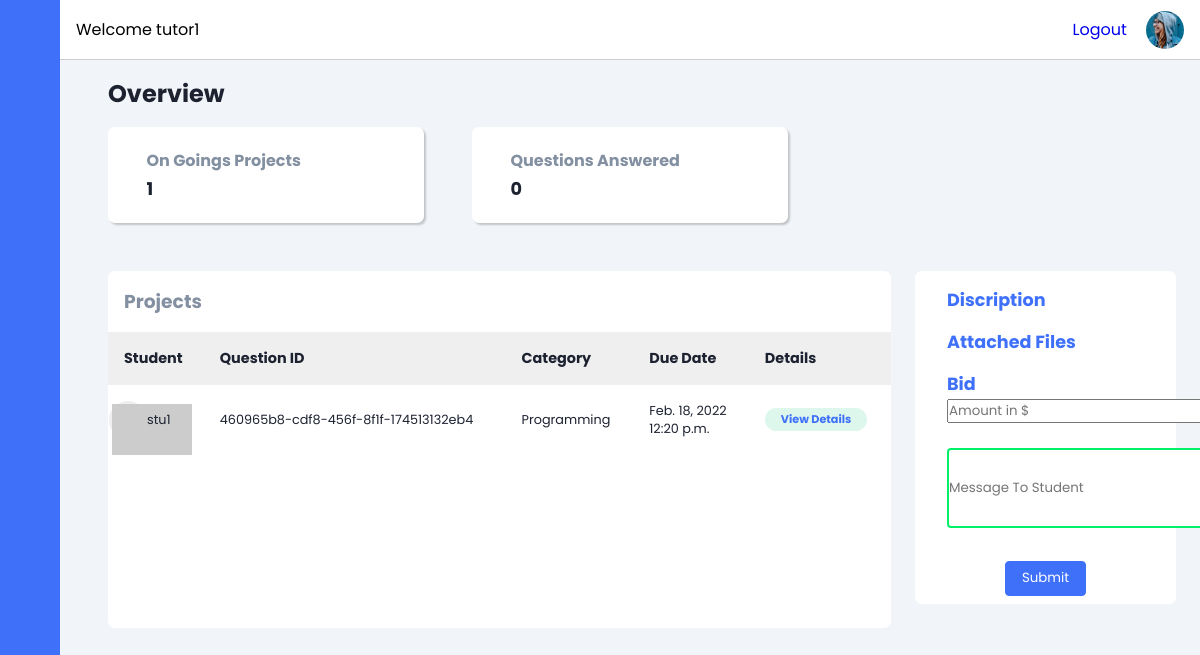
The app's page /tutor/Projects (signed in), older data.
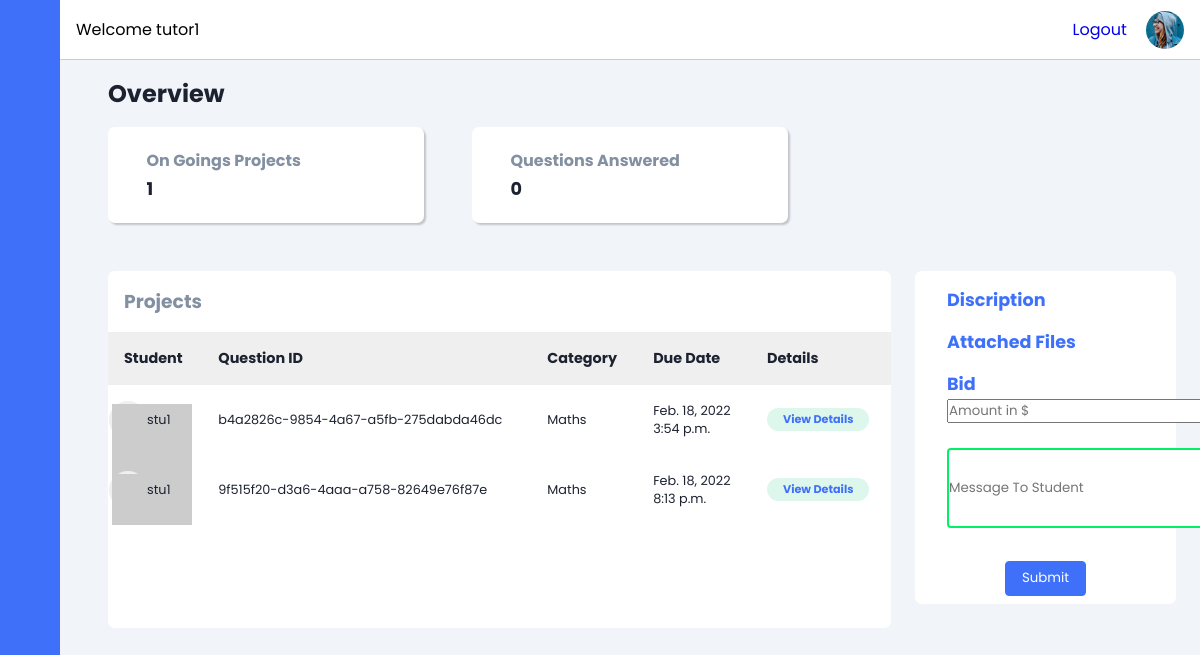
The same page, newer data.
### student/models.py (models this page shows)
class Question(models.Model):
    id = models.AutoField(primary_key=True)
    student = models.ForeignKey(Student, on_delete=models.CASCADE, null=True, blank=True)
    randomly_generated_id = models.UUIDField(unique=True, default=uuid.uuid4, editable=False)
    category = models.CharField(max_length=30, choices=categotry ,default='others')
    urgency= models.CharField(max_length=250, null=True)
    description=models.CharField(max_length=250, null=True)
    upload = models.FileField(upload_to ='static/media/', null=True)
    date = models.DateField(null=True)
    time = models.TimeField(null=True)
    def __str__(self):
        return str(self.category)

class Student(models.Model):
    username = models.OneToOneField(User, on_delete=models.CASCADE, null=True, blank=True)
    fullname = models.CharField(max_length=250, null=True)
    gender = models.CharField(max_length=20, blank=True, null=True)
    photo = models.FileField(null=True, blank=True)
    avtar=models.CharField(max_length=260,blank=True)
    is_tutor= models.BooleanField(default=False)
    def __str__(self):
        return str(self.username) + str(' | ') + str(self.fullname)

### Learning/views.py (the view)
# urls.py: path('tutor/Projects', views.projects,name="projects"),
def projects(request):
    question = Question.objects.all()
    user=Tutor.objects.get(username=request.user)
    bid_question=Bid.objects.filter(tutor=user)
    bid = Bid.objects.all()
    list=[]
    count=0
    count1=0
    for b in bid:
        bd = b.tutor
        if bd.username == request.user and b.status=='Progress':
            count += 1
        if bd.username == request.user and b.status=='Completed':
            count1 += 1
    for q in question:
        flag=0
        for b in bid_question:
            if b.project==q:
                flag=1
                break
        if flag==0:
            list.append(q)
    print(list)
    print("<<<<----This is projects part---->>>>")
    print(question)
    for q in question:
        print(q.student)
    context = {
        'question' : list,
        'user' : request.user,
        'count':count,
        'count1':count1,
    }
    return render(request, "tutor/projects.html", context)

### templates/tutor/projects.html (shortened to what this page needs)
<!DOCTYPE html>
{% load static %}
<html lang="en">
<head>
    <link rel="stylesheet" href="https://cdn.jsdelivr.net/gh/lykmapipo/themify-icons@0.1.2/css/themify-icons.css">
    <link rel="stylesheet" href="{% static 'css/project.css' %}">
</head>
<body>
    <div class="sidebar">
        <div class="sidebar-header">
        </div>
        <div class="sidebar-menu">
            <ul>
            </ul>
        </div>
    </div>
    <div class="main-content">
        <header>
            <div class="search-wrapper">
                <span>Welcome {{user}}</span>
            </div>
            <div class="social-icons">
                <span ><a href="{% url 'logout' %}">Logout</a></span>
                <div></div>
            </div>
        </header>
        <main>
            <h2 class="dash-title">Overview</h2>
            <div class="dash-cards">
                <div class="card-single">
                    <div class="card-body">
                        <div>
                            <h5>On Goings Projects</h5>
                            <h4>{{count}}</h4>
                        </div>
                    </div>
                </div>
                <div class="card-single">
                    <div class="card-body">
                        <div>
                            <h5>Questions Answered</h5>
                            <h4>{{count1}}</h4>
                        </div>
                    </div>
                </div>
            </div>
            <section class="recent">
                <div class="activity-grid">
                    <div class="activity-card">
                        <h3>Projects</h3>
                        <div class="table-responsive">
                            <table>
                                <thead>
                                    <tr>
                                        <th>Student</th>
                                        <th>Question ID</th>
                                        <th>Category</th>
                                        <th>Due Date</th>
                                        <th>Details</th>
                                    </tr>
                                </thead>
                                {% for q in question    %}
                                <tbody>
                                    <tr class="project1">
                                        <td class="td-team">
                                            <div class="img-1"><img src={{q.student.avtar}}></div>
                                            <span>{{q.student.username}}</span>
                                        </td>
                                        <td>{{q.randomly_generated_id}}</td>
                                        <td>{{q.category}}</td>
                                        <td>{{q.date}}<br>{{q.time}}</td>
                                        <td>
                                            <button data-hex={{q.randomly_generated_id}} data-hex2="{{q.description}}" data-hex3={{q.upload}} class="btnSelect" id="badge" style="border:none; padding: .2rem 1rem; border-radius: 20px;font-weight: 700;font-size: .7rem;background: #DEF7EC;color: var(--main-color); cursor: pointer;" download>View Details</button>
                                        </td>
                                    </tr>
                                </tbody>
                                {% endfor %}
                            </table>
                        </div>
                    </div>
                    <div class="summary">
                        <div class="summary-card">
                            <form action="{% url 'bid_create' %}" method="POST">
                                <div class="summary-single">
                                    <div>
                                        <h5>Discription</h5>
                                    </div>
                                </div>
                                <div class="summary-single">
                                    <div>
                                        <h5>Attached Files</h5>
                                    </div>
                                </div>
                                <div class="summary-single">
                                    <div>
                                        <h5>Bid</h5>
                                        <input type="text" name="Bid" placeholder="Amount in $">
                                        <br>
                                        <br>
                                        <input type="text" name="message" placeholder="Message To Student" class="message">
                                    </div>
                                </div>
                                <br>
                                <div class="text-center">
                                    <button type="submit">
                                        Submit
                                    </button>
                                </div>
                            </form>
                        </div>
                    </div>
                </div>
            </section>
        </main>
    </div>
</body>
</html>

### static/css/project.css (style rules this page uses)
:root { --main-color: #3e70fa; --color-dark: #1D2231; --text-grey: #8390A2; }
* { font-family: 'Poppins', sans-serif; margin: 0; padding: 0; text-decoration: none; list-style-type: none; box-sizing: border-box; }
.sidebar { height: 100%; width: 240px; position: fixed; left: 0; top: 0; z-index: 100; background: var(--main-color); color: #fff; overflow-y: auto; transition: width 500ms; }
.sidebar-header { display: flex; justify-content: space-between; align-items: center; height: 60px; padding: 0rem 1rem; }
.sidebar-menu { padding: 1rem; }
.main-content { position: relative; margin-left: 240px; transition: margin-left 500ms; }
header { position: fixed; left: 240px; top: 0; z-index: 100; width: calc(100% - 240px); background: #fff; height: 60px; padding: 0rem 1rem; display: flex; align-items: center; justify-content: space-between; border-bottom: 1px solid #ccc; transition: left 500ms; }
.search-wrapper { display: flex; align-items: center; }
.social-icons { display: flex; align-items: center; }
.social-icons span, .social-icons div { margin-left: 1.2rem; }
.social-icons div { height: 38px; width: 38px; background-size: cover; background-repeat: no-repeat; background-image: url(img/1.jpg); border-radius: 50%; }
main { margin-top: 60px; background: #f1f5f9; min-height: 90vh; padding: 1rem 3rem; }
.dash-title { color: var(--color-dark); margin-bottom: 1rem; }
.dash-cards { display: grid; grid-template-columns: repeat(3, 1fr); grid-column-gap: 3rem; }
.card-single { background: #fff; border-radius: 7px; box-shadow: 2px 2px 2px rgba(0,0,0,0.2); }
.card-body { padding: 1.3rem 1rem; display: flex; align-items: center; }
.card-body h5 { color: var(--text-grey); font-size: 1rem; }
.card-body h4 { color: var(--color-dark); font-size: 1.1rem; margin-top: .2rem; }
.recent { margin-top: 3rem; margin-bottom: 3rem; }
.activity-grid { display: grid; grid-template-columns: 75% 25%; grid-column-gap: 1.5rem; }
.activity-card, .summary-card, .bday-card { background: #fff; border-radius: 7px; }
.activity-card h3 { color: var(--text-grey); margin: 1rem; }
.activity-card table { width: 100%; border-collapse: collapse; }
.activity-card thead { background: #efefef; text-align: left; }
th, td { font-size: .9rem; padding: 1rem 1rem; color: var(--color-dark); }
td { font-size: .8rem; }
.btnSelect { padding: .2rem 1rem; border-radius: 20px; font-weight: 700; font-size: .7rem; background: #DEF7EC; color: var(--main-color); cursor: pointer; }
.td-team { display: flex; align-items: center; }
.img-1, .img-2, .img-3 { height: 38px; width: 38px; border-radius: 50%; margin-left: -15px; border: 3px solid #efefef; background-size: cover; background-repeat: no-repeat; }
.img-1 { background-image: url(img/1.jpg); }
.summary-card { margin-bottom: 1.5rem; padding-top: .5rem; padding-bottom: .5rem; }
.summary-single { padding: .5rem 1rem; display: flex; align-items: center; }
.summary-single h5 { color: var(--main-color); font-size: 1.1rem; margin-bottom: 0rem !important; }
.message { border: 2px solid rgb(2, 240, 101); border-radius: 4px; height: 10vh; }
.text-center { text-align: center; }
.text-center button { background: var(--main-color); color: #fff; border: 1px solid var(--main-color); border-radius: 4px; padding: .4rem 1rem; }
.table-responsive { overflow-x: auto; }
@media only screen and (max-width: 1200px) { .sidebar { width: 60px; z-index: 150; } }
@media only screen and (max-width: 1200px) { .sidebar .sidebar-header, .sidebar li { display: flex; justify-content: center; } }
@media only screen and (max-width: 1200px) { .main-content { margin-left: 60px; } }
@media only screen and (max-width: 1200px) { .main-content header { left: 60px; width: calc(100% - 60px); } }

Row changes from the older to the newer data that the page shows:
no longer on this page (row unchanged): Question: student.username "stu1", randomly_generated_id "460965b8-cdf8-456f-8f1f-174513132eb4", category "Programming", date "Feb. 18, 2022", time "12:20 p.m."
added Question: student.username "stu1", randomly_generated_id "b4a2826c-9854-4a67-a5fb-275dabda46dc", category "Maths", date "Feb. 18, 2022", time "3:54 p.m."
added Question: student.username "stu1", randomly_generated_id "9f515f20-d3a6-4aaa-a758-82649e76f87e", category "Maths", date "Feb. 18, 2022", time "8:13 p.m."
